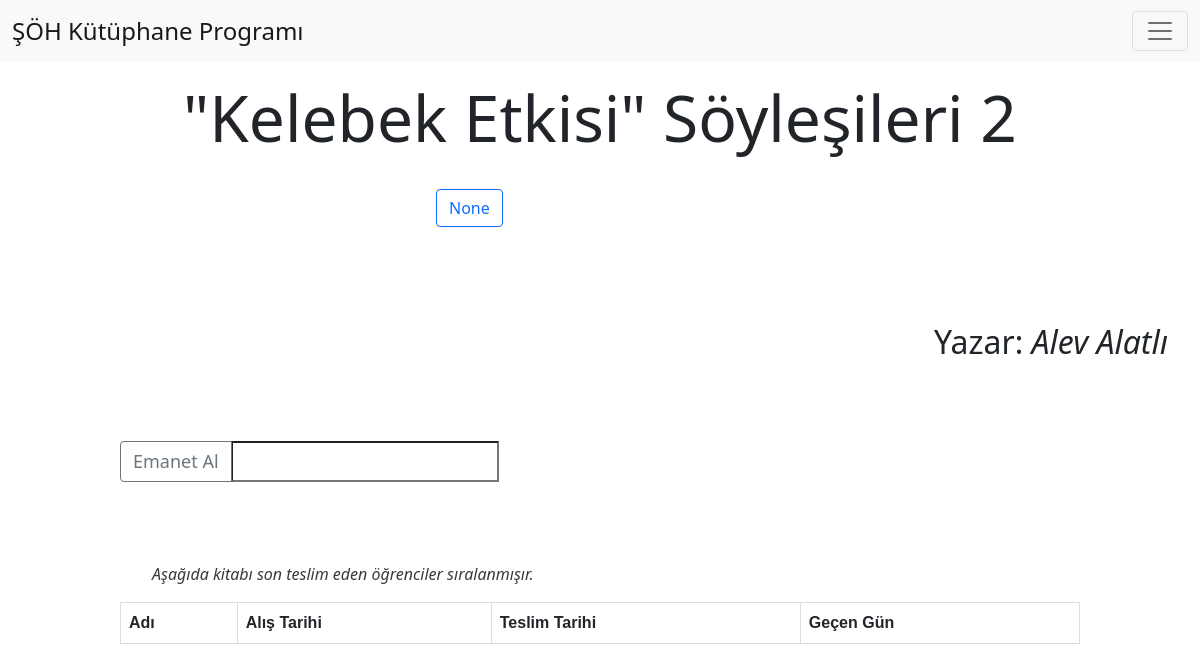
Page /book/search/8/ (signed in) on the committed database.
### kitap/models.py (models this page shows, shortened)
class Book(models.Model):
  tags = [
    ("islami","İslami"),
    ("felsefe","Felsefe"),
    ("tarih","Tarih"),
    ("biyografi","Biyografi"),
    ("deneme","Deneme"),
    ("edebiyat", "Edebiyat"),
    ("yabancı dil", "Yabancı Dil"),
    ("fen bilimleri", "Fen bilimleri"),
    ("roman", "Roman"),
    ("din", "Din"),
  ]
  book_name = models.CharField(verbose_name="Kitabın Adı (Sorumlu kisi doldurmalı)", max_length=100, blank=False)
  book_writer = models.CharField(verbose_name="Kitabın Yazarı (Sorumlu kisi doldurmalı)", max_length=100, blank=False)
  book_date = models.DateField(verbose_name="Kitabın Yayınlanma Tarihi (Sorumlu kisi doldurmalı)", blank=True, null=True)
  book_tag = models.CharField(verbose_name="Kitabın Kategorisi (Sorumlu kişi doldurmalı", max_length=20, choices=tags, null=True, blank=True)
  alan_og = models.CharField(verbose_name="Kitabı Alan Ogrenci (Program Kendi dolduracak)", max_length=150, blank=True, null=True)
  alis_tar = models.DateField(verbose_name="Kitabın Verilme Tarihi (Program Kendi dolduracak)", blank=True, null=True)
  teslim_tar = models.DateField(verbose_name="Kitabın Teslim Tarihi (Program Kendi dolduracak)", blank=True, null=True)
  alan_ogrenciler_json = jsonfield.JSONField(verbose_name="Kitabı daha önce ödünç almış öğrenciler (Program Kendi dolduracak)", null=True, blank=True)

### kitap/views.py (the view)
# urls.py: path('search/<int:id>/', views.book_info, name="book_info"),
def book_info(req, id):
  if req.user.is_authenticated:
    book = Book.objects.get(id=id)
    alis_tarihi = book.alis_tar
    today = datetime.date.today()
    alanog = []
    numOfDays = 0
    if book.alan_og:
      numOfDays = (today-alis_tarihi).days
    if book.alan_ogrenciler_json != None:
      alanog = book.alan_ogrenciler_json
      alanog.reverse()
    danger = False
    if numOfDays >= 15:
      danger = True
    return render(req, "book_info.html", context={"book": book, "danger": danger, "numDays": numOfDays, "alan_ogrenciler_json": alanog})
  return redirect("login")

### templates/book_info.html (shortened to what this page needs)
{% extends 'base.html' %}
{% block body %}
<h1 style="font-size: 64px; text-align: center; margin: 5rem 0 2rem 0;">{{book.book_name|lower|title}}</h1>
<div style="width: 30%; margin: 2rem auto 0 auto;" id="tag-group"><a href="{% url 'category' tag=book.book_tag %}" class="btntag btn btn-outline-primary">{{ book.book_tag }}</a></div>
<h2 style="text-align: right; padding-right: 2rem; margin-top: 5rem;">Yazar: <span style="font-style: italic;">{{book.book_writer|lower|title}}</span></h2>
{% if book.alan_og %}
  <div id="ogrenci_bilgileri" style="width: 80%; margin: 5rem auto 0 auto;">
    <h4 style="margin-bottom: 2rem;">Kitabı alan öğrenci: <b>{{book.alan_og|lower|title}}</b></h4>
    <h5 style="margin-bottom: 2rem;">Kitabı aldığı tarih: {{book.alis_tar}}</h5>
    {% if danger %}
    <h5 style="margin-bottom: 2rem;">Kitap öğrencide <span class="text text-danger">{{ numDays }}</span> gün kaldı.</h5>
    {% else %}
    <h5 style="margin-bottom: 2rem;">Kitap öğrencide <span class="text text-success">{{ numDays }}</span> gün kaldı.</h5>
    {% endif %}
    <form method="POST" action="{% url 'book_teslim' id=book.id %}">
      {% csrf_token %}
      <input type="submit" value="Teslim Et" class="btn btn-success"/>
    </form>
  </div>
{% else %}
  <form style="width: 80%; margin: 5rem auto 0 auto;" method="POST" action="{% url 'book_emanet' id=book.id %}">
    <div class="input-group mb-2">
      <input type="submit" style="font-size: 18px;" value="Emanet Al" class="btn btn-outline-secondary"/>
      <input type="text" id="sname" style="font-size: 18px;" name="ogrenci_ad" required />
    </div>
  </form>
{% endif %}
<div style="width: 80%; margin: 5rem auto 10rem auto;">
  <p style="font-size: 16px; font-style: italic; opacity: 0.9; margin-left: 2rem;">Aşağıda kitabı son teslim eden öğrenciler sıralanmışır.</p>
  <table id="tbla" >
    <tr>
      <th>Adı</th>
      <th>Alış Tarihi</th>
      <th>Teslim Tarihi</th>
      <th>Geçen Gün</th>
    </tr>
  </table>
</div>
{% endblock body %}

### templates/base.html (style rules this page uses)
table { font-family: arial, sans-serif; border-collapse: collapse; width: 100%; }
td, th { border: 1px solid #dddddd; text-align: left; padding: 8px; }

### templates/book_info.html (style rules this page uses)
table { font-family: arial, sans-serif; border-collapse: collapse; width: 100%; }
td, th { border: 1px solid #dddddd; text-align: left; padding: 8px; }
.btntag { margin: 0 1rem 1rem 1rem; }

### rows in the picture
Book: book_name "\"Kelebek Etkisi\" Söyleşileri 2", book_tag "None", book_writer "Alev Alatlı"
